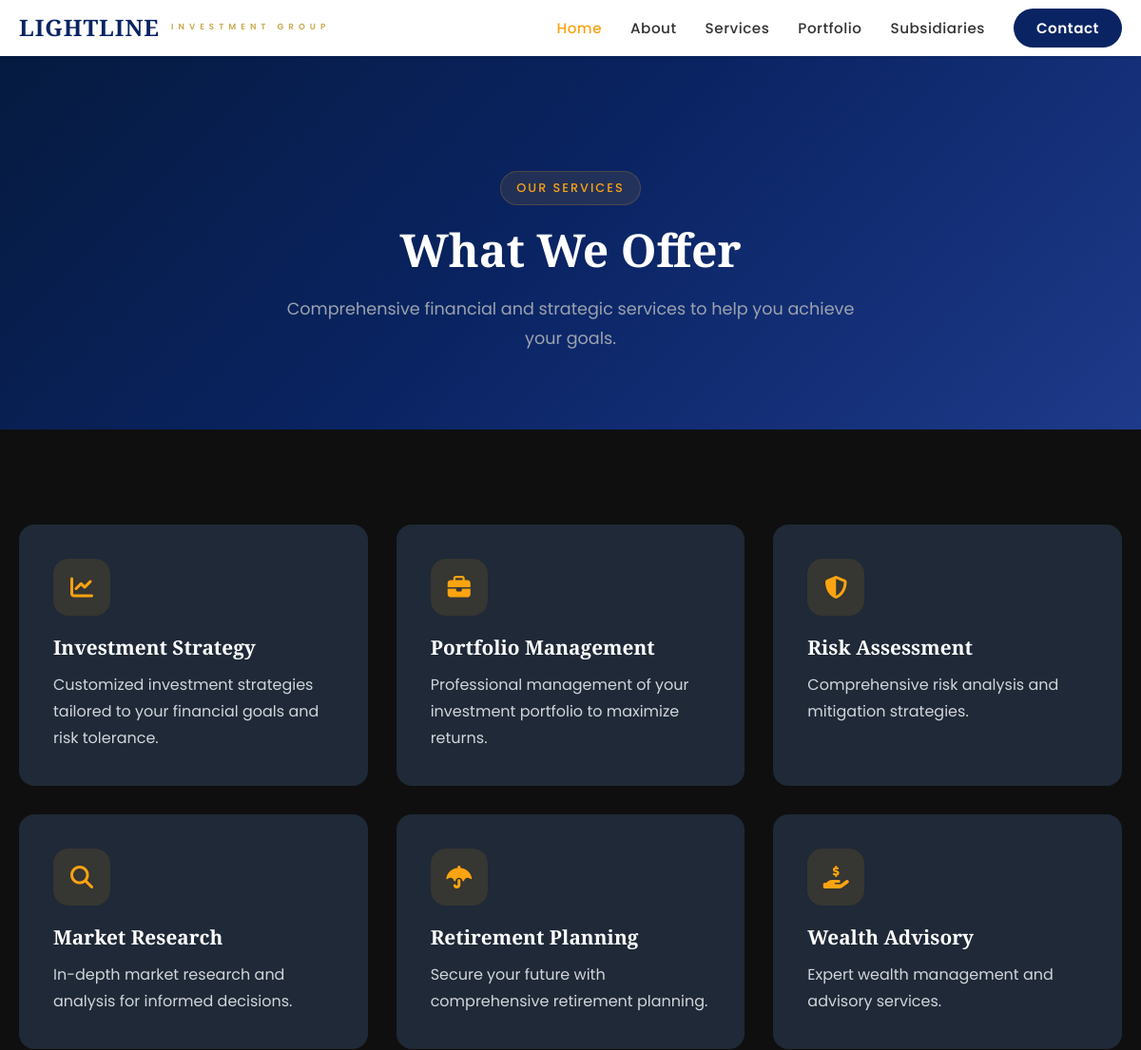
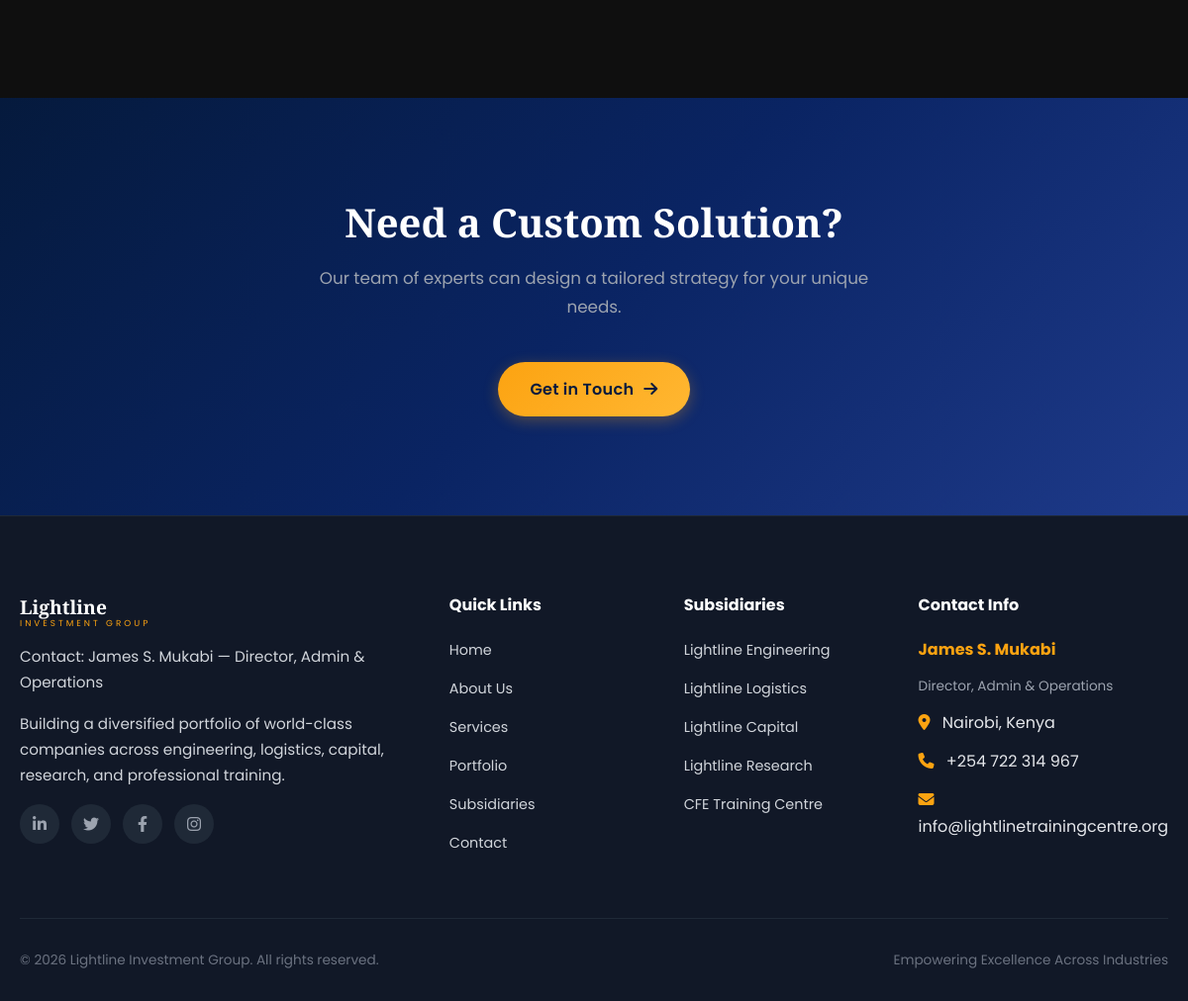
/services, run on the app's committed database (2 pictures, top to bottom).
### tables this page shows
CREATE TABLE services (
                id INTEGER PRIMARY KEY AUTOINCREMENT,
                title TEXT NOT NULL,
                description TEXT,
                icon TEXT,
                link TEXT,
                order_num INTEGER DEFAULT 0,
                is_active INTEGER DEFAULT 1,
                created_at TIMESTAMP DEFAULT CURRENT_TIMESTAMP
            );

### blueprints/main_bp.py (the view)
@main_bp.route('/services')
def services():
    conn = get_db()
    services = conn.execute('SELECT * FROM services WHERE is_active=1 ORDER BY order_num').fetchall()
    conn.close()
    return render_template('main/services.html', services=services)

### blueprints/main_bp.py (called while the page is built)
def get_db():
    conn = sqlite3.connect(DB_PATH)
    conn.row_factory = sqlite3.Row
    return conn

### templates/main/services.html (shortened to what this page needs)
{% extends "main/base.html" %}
{% block content %}
<section class="page-header">
    <div class="container">
        <span class="section-tag" data-aos="fade-up">Our Services</span>
        <h1 data-aos="fade-up" data-aos-delay="100">What We Offer</h1>
        <p data-aos="fade-up" data-aos-delay="200">Comprehensive financial and strategic services to help you achieve your goals.</p>
    </div>
</section>
<section class="section section-dark">
    <div class="container">
        <div class="grid-3">
            {% for service in services %}
            <div class="card" data-aos="fade-up" data-aos-delay="{{ loop.index0 * 100 }}">
                <div class="card-icon"><i class="fas fa-{{ service.icon }}"></i></div>
                <h3>{{ service.title }}</h3>
                <p>{{ service.description }}</p>
            </div>
            {% endfor %}
        </div>
    </div>
</section>
<section class="section" style="background:var(--gradient-hero);text-align:center;">
    <div class="container">
        <div data-aos="fade-up">
            <h2 style="font-size:2.5rem;color:var(--white);margin-bottom:16px;">Need a Custom Solution?</h2>
            <p style="color:var(--gray-400);max-width:600px;margin:0 auto 40px;">Our team of experts can design a tailored strategy for your unique needs.</p>
            <a href="/contact" class="btn btn-primary">Get in Touch <i class="fas fa-arrow-right"></i></a>
        </div>
    </div>
</section>
{% endblock %}

### static/css/style.css (style rules this page uses)
:root { --primary: #0a2463; --primary-light: #1e3a8a; --primary-dark: #051a3d; --accent: #fca311; --accent-light: #ffb732; --accent-dark: #e08f0e; --dark: #0f0f0f; --dark-light: #1a1a2e; --gray-900: #111827; --gray-800: #1f2937; --gray-700: #374151; --gray-600: #4b5563; --gray-500: #6b7280; --gray-400: #9ca3af; --gray-300: #d1d5db; --gray-200: #e5e7eb; --gray-100: #f3f4f6; --white: #ffffff; --gradient-primary: linear-gradient(135deg, var(--primary) 0%, var(--primary-light) 100%); --gradient-accent: linear-gradient(135deg, var(--accent) 0%, var(--accent-light) 100%); --gradient-hero: linear-gradient(135deg, var(--primary-dark) 0%, var(--primary) 50%, var(--primary-light) 100%); --shadow-sm: 0 1px 2px rgba(0, 0, 0, 0.05); --shadow-md: 0 4px 6px rgba(0, 0, 0, 0.1); --shadow-lg: 0 10px 25px rgba(0, 0, 0, 0.15); --shadow-xl: 0 20px 40px rgba(0, 0, 0, 0.2); --transition-base: 0.3s ease; --section-padding: 100px 0; --container-width: 1200px; --border-radius: 16px; }
:root { --eng-color: #4fa5d5; --eng-light: #85c1e9; --log-color: #c9a84c; --log-light: #dfc278; --cap-color: #c9a84c; --cap-light: #dfc278; --res-color: #8b7aaf; --res-light: #a898c4; --cfe-color: #3a8a7a; --cfe-light: #5aae9a; }
* { margin: 0; padding: 0; box-sizing: border-box; }
html { scroll-behavior: smooth; font-size: 16px; }
body { font-family: 'Poppins', sans-serif; color: var(--gray-200); background: var(--dark); overflow-x: hidden; line-height: 1.7; font-size: 1rem; -webkit-font-smoothing: antialiased; }
h1, h2, h3, h4, h5, h6 { font-family: 'Playfair Display', serif; line-height: 1.3; }
p { font-size: 1.05rem; line-height: 1.75; color: var(--gray-300); }
.container { max-width: var(--container-width); margin: 0 auto; padding: 0 20px; }
.btn { display: inline-flex; align-items: center; gap: 10px; padding: 14px 32px; border-radius: 50px; font-size: 1rem; font-weight: 600; text-decoration: none; transition: var(--transition-base); cursor: pointer; border: none; letter-spacing: 0.3px; }
.btn-primary { background: var(--gradient-accent); color: var(--primary-dark); box-shadow: 0 4px 15px rgba(252, 163, 17, 0.3); }
.section { padding: var(--section-padding); }
.section-dark { background: var(--dark); }
.section-tag { display: inline-block; padding: 6px 16px; background: rgba(252, 163, 17, 0.1); border: 1px solid rgba(252, 163, 17, 0.2); border-radius: 50px; color: var(--accent); font-size: 0.8rem; font-weight: 500; text-transform: uppercase; letter-spacing: 2px; margin-bottom: 16px; }
.section h2 { font-size: 2.5rem; color: var(--white); margin-bottom: 16px; }
.grid-3 { display: grid; grid-template-columns: repeat(3, 1fr); gap: 30px; }
.card { background: var(--gray-800); border-radius: var(--border-radius); padding: 35px; transition: var(--transition-base); border: 1px solid transparent; }
.card-icon { width: 60px; height: 60px; border-radius: 16px; display: flex; align-items: center; justify-content: center; font-size: 1.5rem; margin-bottom: 20px; background: rgba(252, 163, 17, 0.1); color: var(--accent); }
.card h3 { font-size: 1.3rem; color: var(--white); margin-bottom: 12px; }
.card p { color: var(--gray-300); font-size: 1rem; line-height: 1.75; }

### templates/main/base.html (style rules this page uses)
.page-header { padding: 180px 0 80px; background: var(--gradient-hero); text-align: center; position: relative; }
.page-header h1 { font-size: 3rem; color: var(--white); margin-bottom: 16px; }
.page-header p { color: var(--gray-400); font-size: 1.1rem; max-width: 600px; margin: 0 auto; }

### data on the page
services: title "Investment Strategy", description "Customized investment strategies tailored to your financial goals and risk tolerance."
services: title "Portfolio Management", description "Professional management of your investment portfolio to maximize returns."
services: title "Risk Assessment", description "Comprehensive risk analysis and mitigation strategies."
services: title "Market Research", description "In-depth market research and analysis for informed decisions."
services: title "Retirement Planning", description "Secure your future with comprehensive retirement planning."
services: title "Wealth Advisory", description "Expert wealth management and advisory services."
